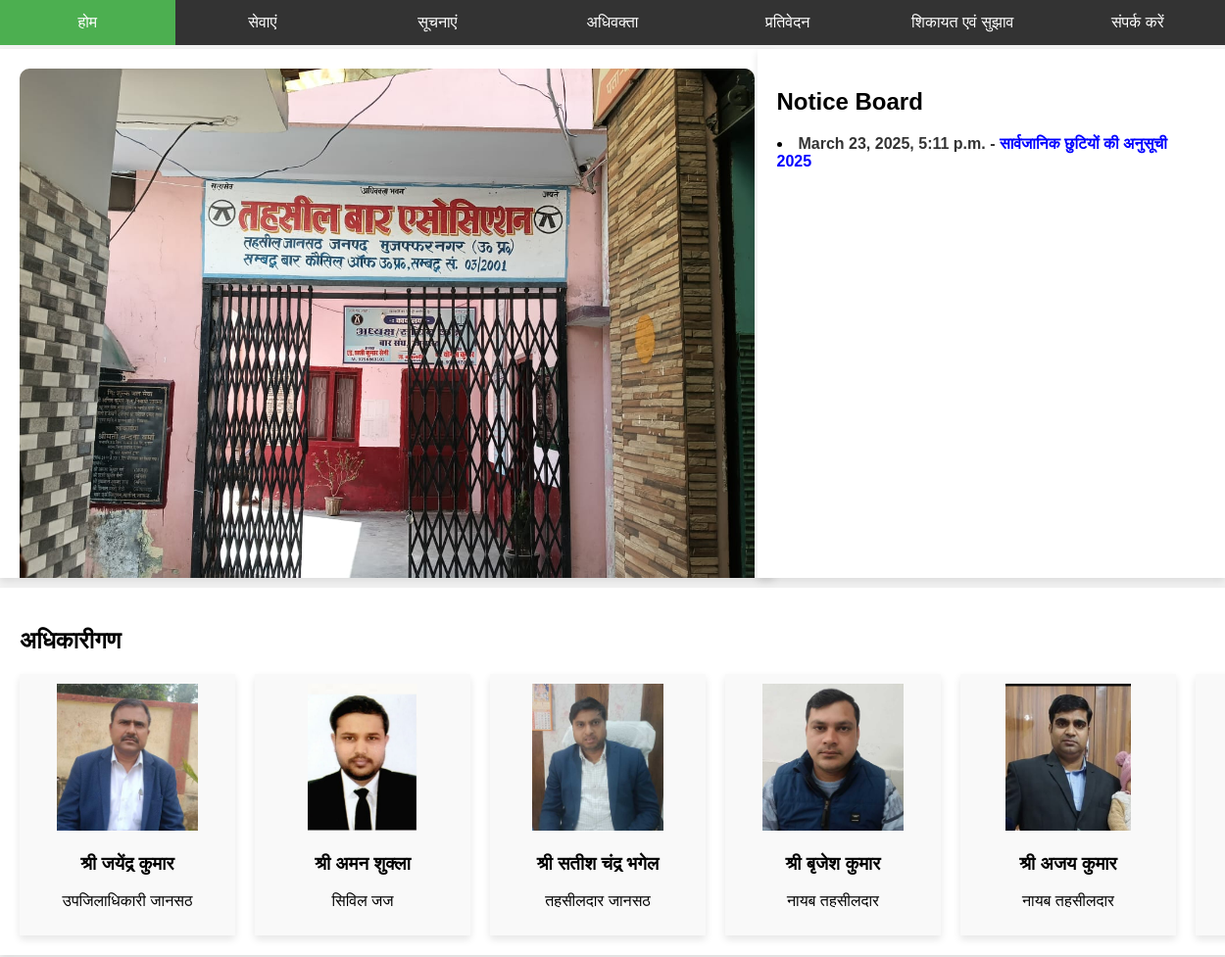
The app's page / (upper part), older data.
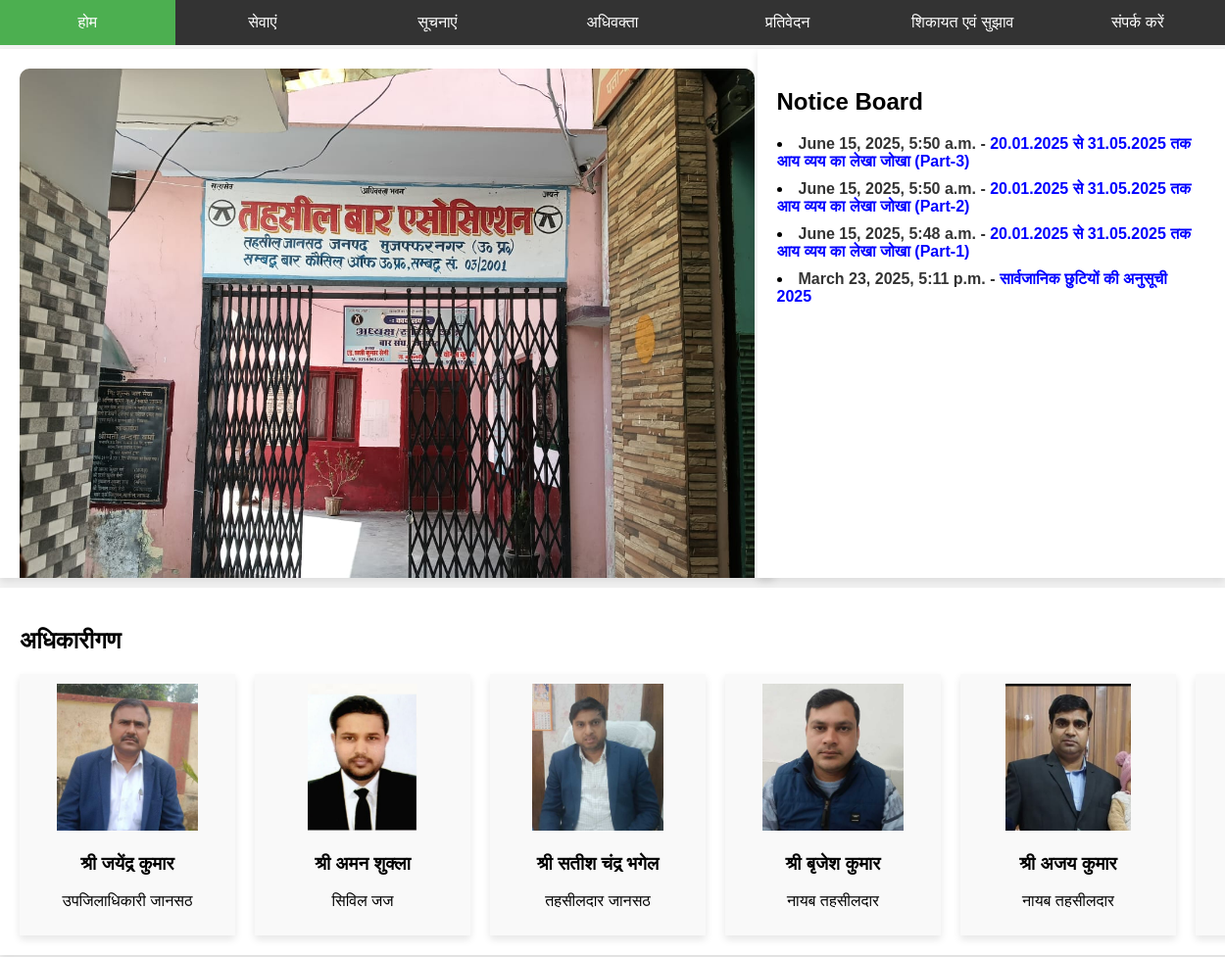
The same page, newer data.
### dashboard/models.py (models this page shows, shortened)
class Banner(models.Model):
    title = models.CharField(max_length=100, default=None, blank=True, null=True)
    image = models.ImageField(upload_to='banners/')
    created_at = models.DateTimeField(auto_now_add=True)

### notice/models.py (models this page shows, shortened)
class Notice(models.Model):
    title = models.CharField(max_length=100)
    content = models.TextField(default=None, blank=True, null=True)
    file = models.FileField(upload_to='notice/')
    created_at = models.DateTimeField(auto_now_add=True)
    updated_at = models.DateTimeField(auto_now=True)
    is_active = models.BooleanField(default=True)

### officer/models.py (models this page shows, shortened)
class Officers(models.Model):
    name = models.CharField(max_length=100)
    position= models.CharField(max_length=100)
    rank = models.IntegerField()
    phone = models.CharField(max_length=100, default=None, blank=True, null=True)
    image = models.ImageField(upload_to='officer/images')
    date = models.DateField(auto_now=True)

### dashboard/views.py (the view)
# urls.py: path('', include('dashboard.urls')),
def dashboard(request) -> HttpResponse:
    notices = Notice.objects.filter(is_active=True).order_by('-created_at')[:12]
    banners = Banner.objects.all()
    current_year = datetime.now().year
    members = AdvocateRole.objects.filter(appointed_on__year=current_year).order_by('appointed_on')
    officers = Officers.objects.all().order_by('rank')
    return render(request, 'dashboard.html', context={'notices': notices, 'banners': banners, 'members': members, 'officers': officers})

### advocates/models.py (called while the page is built)
    def __str__(self) -> None:
        return self.name

### dashboard/templates/dashboard.html (shortened to what this page needs)
{% extends "base.html" %}
{% block content %}
    <section class="dashboard-section">
        <div class="left-section">
            <div class="image-slider">
                {% for banner in banners %}
                    <img src="media/{{banner.image}}" alt="{{ banner.title}}" style="width:100%; display:block;">
                {% endfor %}
            </div>
        </div>
        <div class="link-list" style="position: absolute; right: 0px; top: 50px; width: 35%; height: 500px; padding: 20px; box-shadow: 0 4px 8px rgba(0, 0, 0, 0.1); background-color: #fff; overflow: hidden;">
            <h2>Notice Board</h2>
                {% for notice in notices %}
                    <li style="margin-bottom: 10px;">
                        <a href="media/{{ notice.file }}" target="_blank" style="text-decoration: none; color: #333; font-weight: bold; word-wrap: break-word;">
                            {{ notice.updated_at }} - <span style="color: blue; cursor: pointer;">{{ notice.title }}</span>
                        </a>
                    </li>
                {% endfor %}
        </div>
        <div class="officer-section" style="position: absolute; left: 0; top: 600px; width: 100%; padding: 20px; box-shadow: 0 4px 8px rgba(0, 0, 0, 0.1); background-color: #fff; overflow: hidden;">
            <h2>अधिकारीगण</h2>
            <div class="officer-box" style="display: flex; gap: 20px; animation: scroll-horizontal 10s linear infinite;">
            <div class="officer-wrapper" style="display: flex; gap: 20px;">
                {% for officer in officers %}
                <div class="officer-card" style="width: 200px; padding: 10px; box-shadow: 0 4px 8px rgba(0, 0, 0, 0.1); background-color: #f9f9f9; text-align: center; flex-shrink: 0;">
                    <img src="media/{{ officer.image }}" alt="{{ officer.name }}" style="width: 150px; height: 150px; object-fit: contain; border-radius: 0%;">
                    <h3>{{ officer.name }}</h3>
                    <p>{{ officer.position }}</p>
                </div>
                {% endfor %}
            </div>
            </div>
        </div>
    </section>
{% endblock content %}

### dashboard/templates/base.html (shortened to what this page needs)
<!DOCTYPE html>
<html lang="en">
<head>
<div class="tabs">
    <a href="/" class="active">होम</a>
    <a href="{% url 'list_services' %}">सेवाएं</a>
    <a href="{% url 'list_notices' %}">सूचनाएं</a>
    <a href="{% url 'list_advocates' %}">अधिवक्ता</a>
    <a href="{% url 'reports' %}">प्रतिवेदन</a>
    <a href="{% url 'complaint' %}">शिकायत एवं सुझाव</a>
    <a href="{% url 'contact' %}">संपर्क करें</a>
</div>
</head>
<body>
    {% block content %}{% endblock content %}
</body>
</html>

### dashboard/templates/base.html (style rules this page uses)
body { font-family: Arial, sans-serif; background-color: #f4f4f4; margin: 0; padding: 0; }
.tabs { display: flex; background-color: #333; overflow: hidden; }
.tabs a { flex: 1; padding: 14px 16px; text-align: center; text-decoration: none; color: white; transition: background-color 0.3s; }
.tabs a.active { background-color: #4CAF50; }

### dashboard/templates/dashboard.html (style rules this page uses)
.officer-box { display: flex; animation: scroll-horizontal 20s linear infinite; width: 200%; }
.left-section { position: absolute; left: 0; top: 50px; width: 60%; height: 500px; padding: 20px; box-shadow: 0 4px 8px rgba(0, 0, 0, 0.1); background-color: #fff; overflow: hidden; }
.image-slider img { border-radius: 10px; transition: opacity 0.5s ease-in-out; }

Row changes from the older to the newer data that the page shows:
added Notice: updated_at "June 15, 2025, 5:50 a.m.", title "20.01.2025 से 31.05.2025 तक आय व्यय का लेखा जोखा (Part-3)"
added Notice: updated_at "June 15, 2025, 5:50 a.m.", title "20.01.2025 से 31.05.2025 तक आय व्यय का लेखा जोखा (Part-2)"
added Notice: updated_at "June 15, 2025, 5:48 a.m.", title "20.01.2025 से 31.05.2025 तक आय व्यय का लेखा जोखा (Part-1)"
